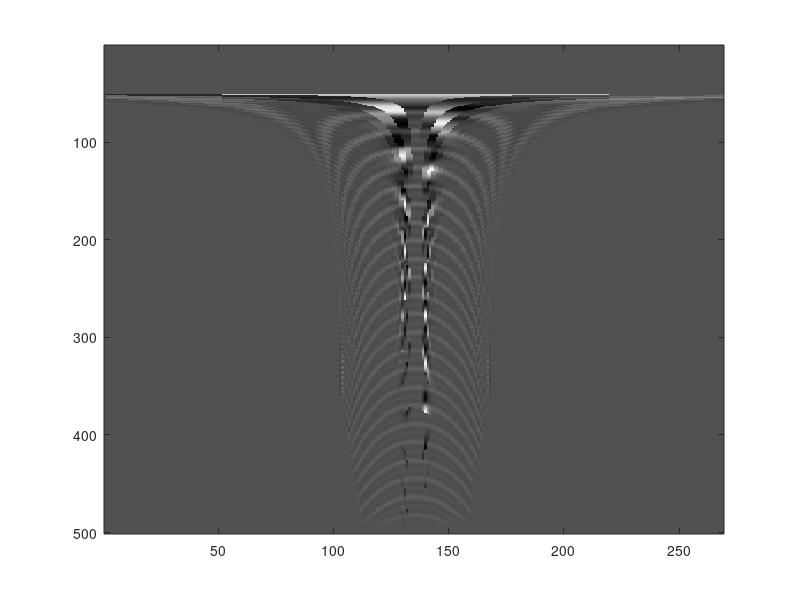

Source code (MATLAB):
clear,clc
load d
[M, N] = size(S);
minvel=.99/(dt*M/dx);
v=minvel:15:2000;nv=length(v);
n0=61;
m0=50;
sh=1;
D = zeros(size(S));
for l=[nv:-1:1,1:nv];
    for m=m0+1:M
        n = round(v(l)*dt*(m-m0)/dx);
        if sh<nv
            n2 = n0-n;if n2<=0;tr(m) =0; else
            tr(m) = S(m,n2);D(m,n2) = 1;end
        else
            n1 = n0+n;if n1>N;tr(m) = 0;else
            tr(m) = S(m,n1);D(m,n1) = 1;end
        end   
    end
    sh=sh+1;
    k(:,sh) = tr;
end

imagesc(k); colormap gray
